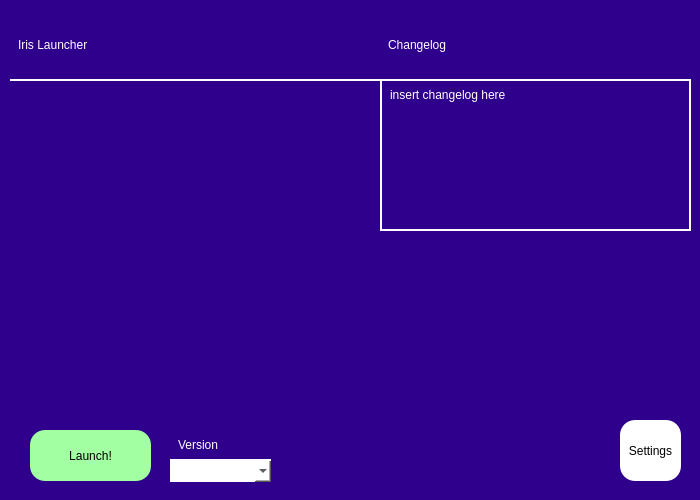
<?xml version="1.0" encoding="UTF-8"?>
<ui version="4.0">
 <class>MainWindow</class>
 <widget class="QMainWindow" name="MainWindow">
  <property name="geometry">
   <rect>
    <x>0</x>
    <y>0</y>
    <width>700</width>
    <height>500</height>
   </rect>
  </property>
  <property name="windowTitle">
   <string>Iris Launcher</string>
  </property>
  <property name="windowOpacity">
   <double>0.900000000000000</double>
  </property>
  <property name="styleSheet">
   <string notr="true">background: qradialgradient(spread:pad, cx:0.5, cy:0.5, radius:0.5, fx:0.5, fy:0.5, stop:0 rgba(46, 0, 140, 255), stop:1 rgba(46, 0, 139, 255));
</string>
  </property>
  <property name="tabShape">
   <enum>QTabWidget::Rounded</enum>
  </property>
  <widget class="QWidget" name="centralwidget">
   <widget class="QLabel" name="Title">
    <property name="geometry">
     <rect>
      <x>10</x>
      <y>10</y>
      <width>371</width>
      <height>71</height>
     </rect>
    </property>
    <property name="styleSheet">
     <string notr="true">color: rgb(255, 255, 255);
font: 25 20pt &quot;Bahnschrift Light&quot;;
border-bottom: 2px solid white;
padding: 5px;</string>
    </property>
    <property name="text">
     <string>Iris Launcher</string>
    </property>
   </widget>
   <widget class="QLabel" name="Changelog">
    <property name="geometry">
     <rect>
      <x>380</x>
      <y>80</y>
      <width>311</width>
      <height>151</height>
     </rect>
    </property>
    <property name="styleSheet">
     <string notr="true">font: 25 8pt &quot;Bahnschrift Light&quot;;
color: rgb(255, 255, 255);
border-right: 2px solid white;
border-bottom: 2px solid white;
border-left: 2px solid white;
padding: 5px;</string>
    </property>
    <property name="text">
     <string>&lt;html&gt;&lt;head/&gt;&lt;body&gt;&lt;p&gt;insert changelog here&lt;/p&gt;&lt;/body&gt;&lt;/html&gt;</string>
    </property>
    <property name="alignment">
     <set>Qt::AlignLeading|Qt::AlignLeft|Qt::AlignTop</set>
    </property>
   </widget>
   <widget class="QLabel" name="CLTitle">
    <property name="geometry">
     <rect>
      <x>380</x>
      <y>10</y>
      <width>311</width>
      <height>71</height>
     </rect>
    </property>
    <property name="styleSheet">
     <string notr="true">color: rgb(255, 255, 255);
font: 25 20pt &quot;Bahnschrift Light&quot;;
border-bottom: 2px solid white;
padding: 5px;</string>
    </property>
    <property name="text">
     <string>Changelog</string>
    </property>
   </widget>
   <widget class="QPushButton" name="Settings">
    <property name="geometry">
     <rect>
      <x>620</x>
      <y>420</y>
      <width>61</width>
      <height>61</height>
     </rect>
    </property>
    <property name="styleSheet">
     <string notr="true">border: none;
background-color: white;
border-radius: 15px;
font: 25 10pt &quot;Bahnschrift Light&quot;;</string>
    </property>
    <property name="text">
     <string>Settings</string>
    </property>
   </widget>
   <widget class="QPushButton" name="Launch">
    <property name="geometry">
     <rect>
      <x>30</x>
      <y>430</y>
      <width>121</width>
      <height>51</height>
     </rect>
    </property>
    <property name="styleSheet">
     <string notr="true">background-color: rgb(162, 255, 162);
font: 25 10pt &quot;Bahnschrift Light&quot;;
border-radius: 15px;</string>
    </property>
    <property name="text">
     <string>Launch!</string>
    </property>
   </widget>
   <widget class="QComboBox" name="VList">
    <property name="geometry">
     <rect>
      <x>170</x>
      <y>460</y>
      <width>101</width>
      <height>22</height>
     </rect>
    </property>
    <property name="styleSheet">
     <string notr="true">background-color: rgb(255, 255, 255);
font: 25 10pt &quot;Bahnschrift Light&quot;;
border-radius: 15px;</string>
    </property>
    <property name="currentText">
     <string/>
    </property>
   </widget>
   <widget class="QLabel" name="VTitle">
    <property name="geometry">
     <rect>
      <x>170</x>
      <y>430</y>
      <width>101</width>
      <height>31</height>
     </rect>
    </property>
    <property name="styleSheet">
     <string notr="true">color: rgb(255, 255, 255);
font: 25 12pt &quot;Bahnschrift Light&quot;;
border-bottom: 2px solid white;
padding: 5px;</string>
    </property>
    <property name="text">
     <string>Version</string>
    </property>
   </widget>
  </widget>
 </widget>
 <resources/>
 <connections/>
</ui>
